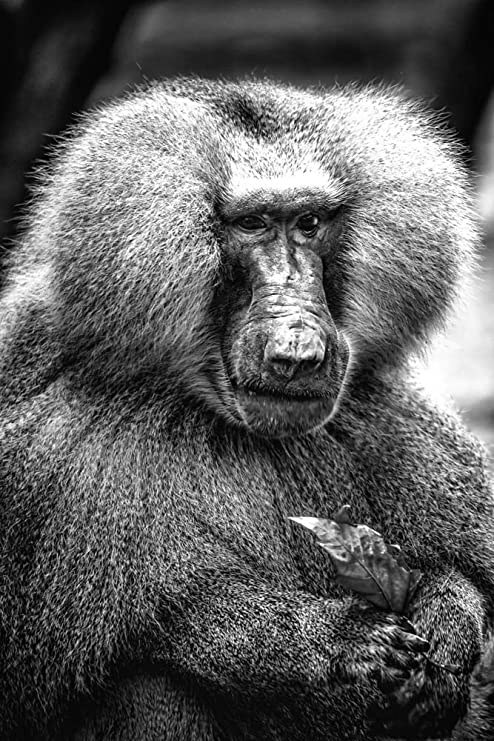
#> input picture images/babon.jpg, 494 x 741 px, found by its file name; its folder holds only this picture in this run
$ python main.py
#> lines starting #> are read from the running program, lines starting #| are printed output that depends on the picture
#> the answer given: 1
#> the answer given: images/babon.jpg
### histograma.py
import cv2
from matplotlib import pyplot as plt


# image path

def runHistograma(path):
    # using imread()
#> called with path = 'images/images/babon.jpg'
    img = cv2.imread(path, cv2.IMREAD_GRAYSCALE)
#> img is the input picture: shape (741, 494); min 0, max 255, mean 95.2
    cv2.imshow('Cat', img)

    dst = cv2.calcHist(img, [0], None, [256], [0, 256])
#> dst = 256 values, max 46 at index 8, min 0 at index 0, mean 1.93

    plt.hist(img.ravel(), 256, [0, 256])
    plt.title('Histogram for gray scale image')
    plt.show()
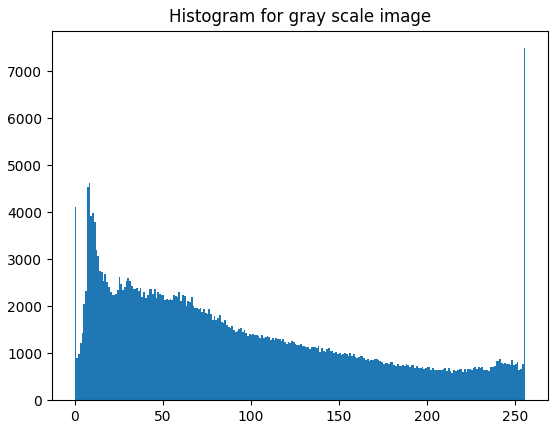
#> figure drawn by matplotlib, 1 panel; tallest bar 7485 high, from x = 255 to 256

### encode.py
from histograma import runHistograma
from PIL import Image

# [20 lines left out: functions genData, encode_enc, not called in this run]


# Encode data into image
def encode(fileName=None):
    if fileName:
        img = fileName
    else:
        img = input("Enter image name(with extension - JPG ONLY): ")

    img = "images/" + img
    runHistograma(img)
    image = Image.open(img, 'r')
#> (the run stopped early here; a loop or call above may not have finished)
